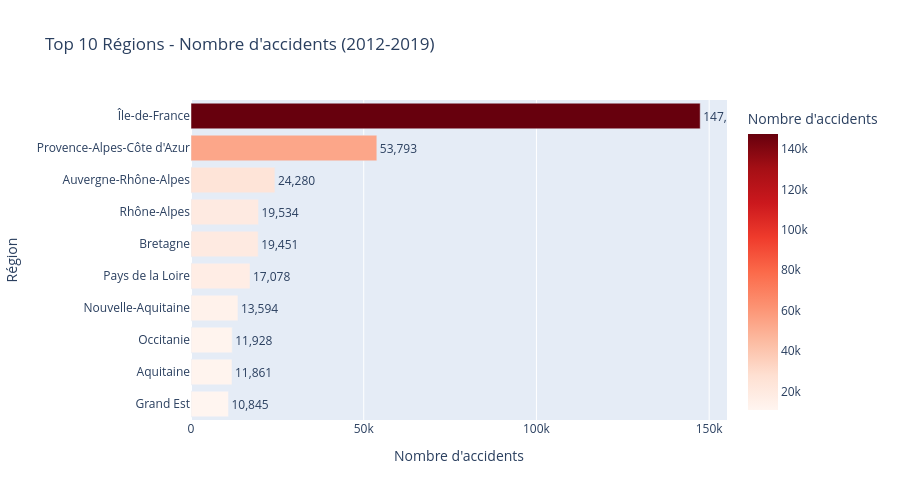

Notebook code cell kept with this figure:
### Markdown cell above
#### Visualisation : Barres horizontales

### Code cell
fig = px.bar(
    df_1_1,
    y='reg_name',
    x='nb_accidents',
    orientation='h',
    title='Top 10 Régions - Nombre d\'accidents (2012-2019)',
    labels={'reg_name': 'Région', 'nb_accidents': 'Nombre d\'accidents'},
    color='nb_accidents',
    color_continuous_scale='Reds',
    text='nb_accidents',
    height=500
)

fig.update_traces(texttemplate='%{text:,.0f}', textposition='outside')
fig.update_layout(yaxis={'categoryorder': 'total ascending'})
fig.show()

### Figure 1 — Plotly figure (JSON) as saved in the notebook; plotly's stock layout.template omitted (floating-point values rounded to 4 significant figures)
{"data": [{"hovertemplate": "Nombre d'accidents=%{marker.color}<br>Région=%{y}<extra></extra>", "legendgroup": "", "marker": {"color": [147402, 53793, 24280, 19534, 19451, 17078, 13594, 11928, 11861, 10845], "coloraxis": "coloraxis", "pattern": {"shape": ""}}, "name": "", "orientation": "h", "showlegend": false, "text": [147400.0, 53790.0, 24280.0, 19530.0, 19450.0, 17080.0, 13590.0, 11930.0, 11860.0, 10840.0], "textposition": "outside", "texttemplate": "%{text:,.0f}", "type": "bar", "x": [147402, 53793, 24280, 19534, 19451, 17078, 13594, 11928, 11861, 10845], "xaxis": "x", "y": ["Île-de-France", "Provence-Alpes-Côte d'Azur", "Auvergne-Rhône-Alpes", "Rhône-Alpes", "Bretagne", "Pays de la Loire", "Nouvelle-Aquitaine", "Occitanie", "Aquitaine", "Grand Est"], "yaxis": "y"}], "layout": {"barmode": "relative", "coloraxis": {"colorbar": {"title": {"text": "Nombre d'accidents"}}, "colorscale": [[0, "rgb(255,245,240)"], [0.125, "rgb(254,224,210)"], [0.25, "rgb(252,187,161)"], [0.375, "rgb(252,146,114)"], [0.5, "rgb(251,106,74)"], [0.625, "rgb(239,59,44)"], [0.75, "rgb(203,24,29)"], [0.875, "rgb(165,15,21)"], [1, "rgb(103,0,13)"]]}, "height": 500, "legend": {"tracegroupgap": 0}, "title": {"text": "Top 10 Régions - Nombre d'accidents (2012-2019)"}, "xaxis": {"anchor": "y", "domain": [0, 1], "title": {"text": "Nombre d'accidents"}}, "yaxis": {"anchor": "x", "categoryorder": "total ascending", "domain": [0, 1], "title": {"text": "Région"}}}}
